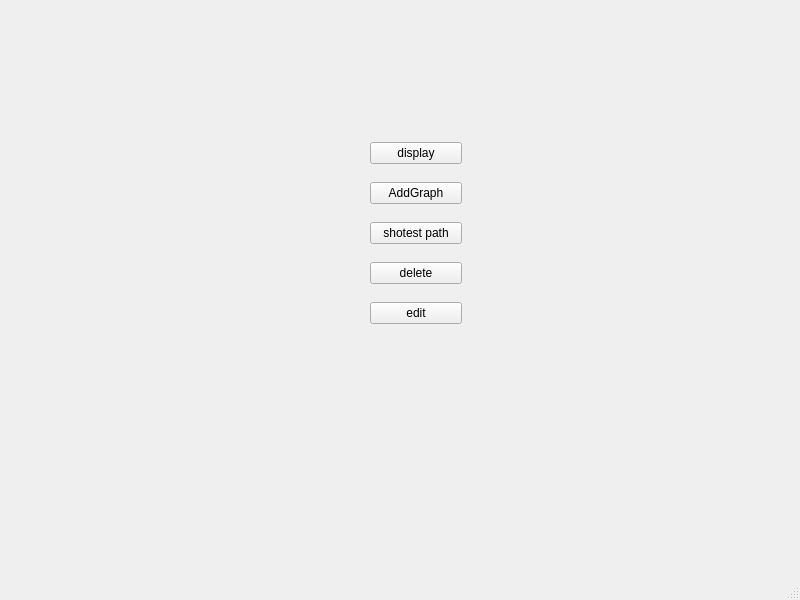
<?xml version="1.0" encoding="UTF-8"?>
<ui version="4.0">
 <class>MainWindow</class>
 <widget class="QMainWindow" name="MainWindow">
  <property name="geometry">
   <rect>
    <x>0</x>
    <y>0</y>
    <width>800</width>
    <height>600</height>
   </rect>
  </property>
  <property name="windowTitle">
   <string>MainWindow</string>
  </property>
  <widget class="QWidget" name="centralwidget">
   <widget class="QWidget" name="layoutWidget">
    <property name="geometry">
     <rect>
      <x>370</x>
      <y>130</y>
      <width>92</width>
      <height>211</height>
     </rect>
    </property>
    <layout class="QVBoxLayout" name="verticalLayout">
     <item>
      <widget class="QPushButton" name="pushButton_2">
       <property name="text">
        <string>display</string>
       </property>
      </widget>
     </item>
     <item>
      <widget class="QPushButton" name="pushButton">
       <property name="text">
        <string>AddGraph</string>
       </property>
      </widget>
     </item>
     <item>
      <widget class="QPushButton" name="pushButton_4">
       <property name="text">
        <string>shotest path</string>
       </property>
      </widget>
     </item>
     <item>
      <widget class="QPushButton" name="pushButton_3">
       <property name="text">
        <string>delete</string>
       </property>
      </widget>
     </item>
     <item>
      <widget class="QPushButton" name="pushButton_5">
       <property name="text">
        <string>edit</string>
       </property>
      </widget>
     </item>
    </layout>
   </widget>
  </widget>
  <widget class="QMenuBar" name="menubar">
   <property name="geometry">
    <rect>
     <x>0</x>
     <y>0</y>
     <width>800</width>
     <height>25</height>
    </rect>
   </property>
  </widget>
  <widget class="QStatusBar" name="statusbar"/>
 </widget>
 <resources/>
 <connections/>
</ui>
